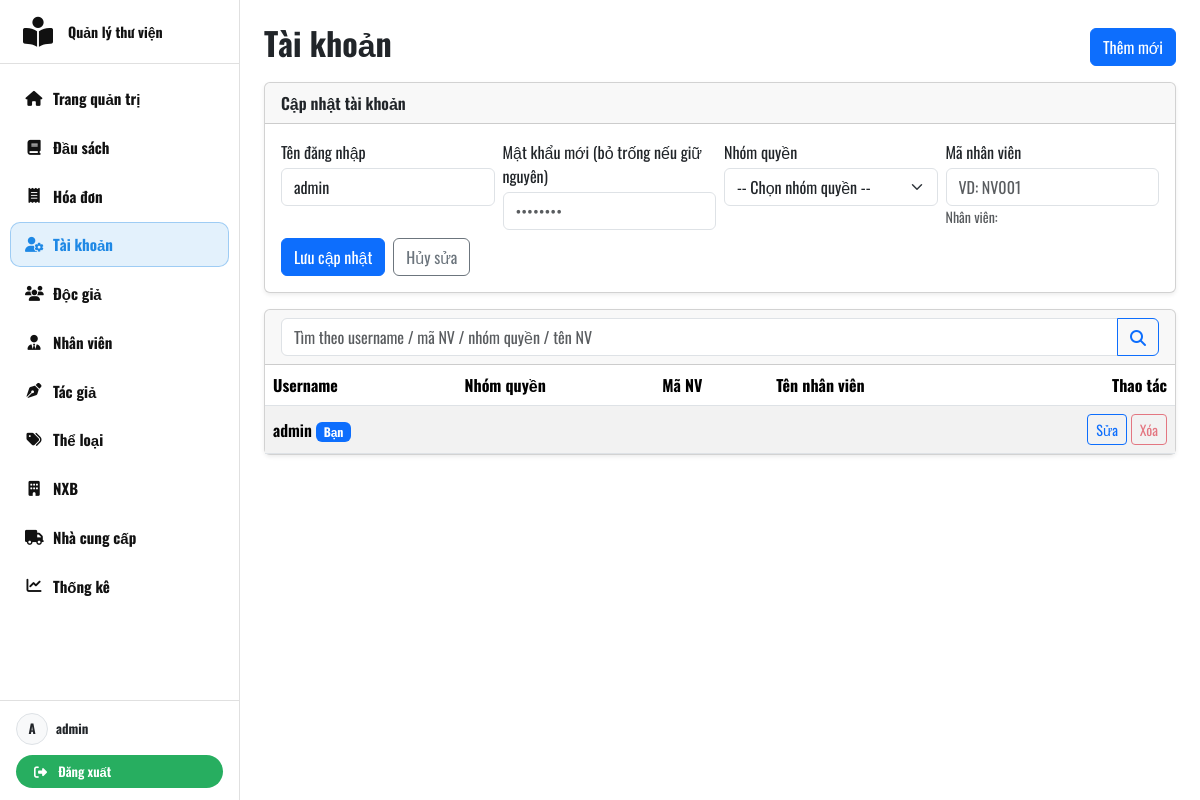
The app's page /admin/QuanLy/TaiKhoan/QL_TaiKhoan.php?edit=admin (signed in), older data.
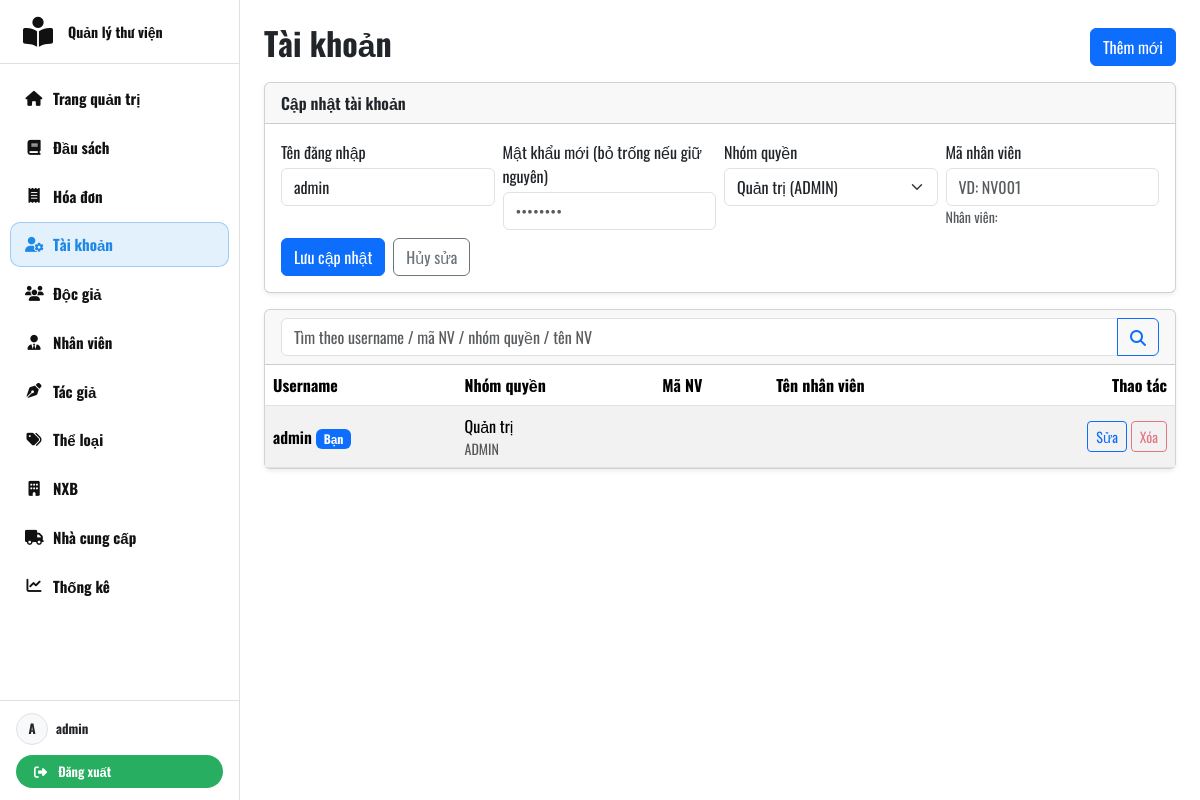
The same page, newer data.
### tables this page shows
CREATE TABLE `taikhoan` (
  `tendangnhap` varchar(50) NOT NULL,
  `matkhau` varchar(255) DEFAULT NULL,
  `manhomquyen` varchar(50) DEFAULT NULL,
  `manv` varchar(50) DEFAULT NULL,
  `madocgia` varchar(50) DEFAULT NULL
);

CREATE TABLE `nhomquyen` (
  `manhomquyen` varchar(50) NOT NULL,
  `tennhomquyen` varchar(100) DEFAULT NULL
);

### admin/QuanLy/TaiKhoan/QL_TaiKhoan.php (the view, shortened to what the changed rows need)
<?php
$conn = ConnectDB::getInstance()->getConnection();
$conn->set_charset('utf8mb4');
function h(string $value): string
{
    return htmlspecialchars($value, ENT_QUOTES | ENT_SUBSTITUTE, 'UTF-8');
}
function get_str(array $src, string $key, string $default = ''): string
{
    if (!isset($src[$key])) {
        return $default;
    }
    return trim((string)$src[$key]);
}
function column_exists(mysqli $conn, string $table, string $column): bool
{
    try {
        $stmt = $conn->prepare(
            "SELECT 1
             FROM INFORMATION_SCHEMA.COLUMNS
             WHERE TABLE_SCHEMA = DATABASE()
               AND TABLE_NAME = ?
               AND COLUMN_NAME = ?
             LIMIT 1"
        );
        $stmt->bind_param('ss', $table, $column);
        $stmt->execute();
        $ok = $stmt->get_result()->num_rows > 0;
        return $ok;
    } catch (Throwable $e) {
        return false;
    }
}
$err = get_str($_GET, 'err');
$currentUsername = '';
if (isset($_SESSION['admin_user']) && is_array($_SESSION['admin_user'])) {
    $currentUsername = (string)($_SESSION['admin_user']['tendangnhap'] ?? '');
}
$roles = [];
try {
    $res = $conn->query('SELECT manhomquyen, tennhomquyen FROM nhomquyen ORDER BY tennhomquyen ASC');
    $roles = $res ? $res->fetch_all(MYSQLI_ASSOC) : [];
} catch (Throwable $e) {
}
$q = get_str($_GET, 'q');
$edit = get_str($_GET, 'edit');
$hasMadocgiaCol = column_exists($conn, 'taikhoan', 'madocgia');
$editingRow = null;
if ($edit !== '') {
    $sqlEdit =
        "SELECT tk.tendangnhap, tk.manhomquyen, tk.manv,
                nq.tennhomquyen,
                CONCAT(COALESCE(nv.honv,''),' ',COALESCE(nv.tennv,'')) AS ten_nhanvien
         FROM taikhoan tk
         LEFT JOIN nhomquyen nq ON nq.manhomquyen = tk.manhomquyen
         LEFT JOIN nhanvien nv ON nv.manv = tk.manv
         WHERE tk.tendangnhap = ?";
    if ($hasMadocgiaCol) {
        $sqlEdit .= " AND tk.madocgia IS NULL";
    }
    $stmt = $conn->prepare($sqlEdit);
    if ($stmt) {
        $stmt->bind_param('s', $edit);
        $stmt->execute();
        $editingRow = $stmt->get_result()->fetch_assoc();
    }
}
$rows = [];
try {
    if ($q !== '') {
        $like = '%' . $q . '%';
        $sql =
            "SELECT tk.tendangnhap, tk.manhomquyen, nq.tennhomquyen, tk.manv,
                    CONCAT(COALESCE(nv.honv,''),' ',COALESCE(nv.tennv,'')) AS ten_nhanvien
             FROM taikhoan tk
             LEFT JOIN nhomquyen nq ON nq.manhomquyen = tk.manhomquyen
             LEFT JOIN nhanvien nv ON nv.manv = tk.manv";
        if ($hasMadocgiaCol) {
            $sql .= " WHERE tk.madocgia IS NULL AND (";
        } else {
            $sql .= " WHERE (";
        }
        $sql .=
            "tk.tendangnhap LIKE ?
                OR tk.manv LIKE ?
                OR COALESCE(nq.tennhomquyen,'') LIKE ?
                OR CONCAT(COALESCE(nv.honv,''),' ',COALESCE(nv.tennv,'')) LIKE ?
             )
             ORDER BY tk.tendangnhap ASC
             LIMIT 300";
        $stmt = $conn->prepare($sql);
        if (!$stmt) {
            throw new RuntimeException('Không thể chuẩn bị câu lệnh tìm kiếm.');
        }
        $stmt->bind_param('ssss', $like, $like, $like, $like);
        $stmt->execute();
        $rows = $stmt->get_result()->fetch_all(MYSQLI_ASSOC);
        $stmt->close();
    } else {
        $sql =
            "SELECT tk.tendangnhap, tk.manhomquyen, nq.tennhomquyen, tk.manv,
                    CONCAT(COALESCE(nv.honv,''),' ',COALESCE(nv.tennv,'')) AS ten_nhanvien
             FROM taikhoan tk
             LEFT JOIN nhomquyen nq ON nq.manhomquyen = tk.manhomquyen
             LEFT JOIN nhanvien nv ON nv.manv = tk.manv";
        if ($hasMadocgiaCol) {
            $sql .= " WHERE tk.madocgia IS NULL";
        }
        $sql .= " ORDER BY tk.tendangnhap ASC LIMIT 300";
        $res = $conn->query($sql);
        $rows = $res ? $res->fetch_all(MYSQLI_ASSOC) : [];
    }
} catch (Throwable $e) {
    $err = $err !== '' ? $err : $e->getMessage();
}
$showForm = ($editingRow !== null) || ($err !== '');
?>
<!DOCTYPE html>
<html lang="vi">
<head>
    <link rel="stylesheet" href="https://cdnjs.cloudflare.com/ajax/libs/font-awesome/6.7.2/css/all.min.css">
    <link rel="stylesheet" href="/assets/bootstrap/css/bootstrap.min.css">
    <link rel="stylesheet" href="/assets/css/admin_sidebar.css">
</head>
<body>
<?php
require_once __DIR__ . '/../../layout/admin_sidebar.php';
?>
<main class="container-fluid py-4">
    <div class="container-md">
        <div class="d-flex flex-wrap gap-2 align-items-end justify-content-between mb-3">
            <div>
                <h2 class="fw-bold mb-1">Tài khoản</h2>
            </div>
        </div>
        <div class="collapse <?= $showForm ? 'show' : '' ?>" id="tkFormCollapse">
            <div class="card shadow-sm mb-3">
                <div class="card-body">
                    <form class="row g-2" method="post">
                        <div class="col-12 col-md-3">
                            <label class="form-label mb-1">Tên đăng nhập</label>
                            <input class="form-control" name="tendangnhap" value="<?= h((string)($editingRow['tendangnhap'] ?? '')) ?>" <?= $editingRow ? 'readonly' : '' ?> placeholder="username">
                        </div>
                        <div class="col-12 col-md-3">
                            <label class="form-label mb-1">Nhóm quyền</label>
                            <select class="form-select" name="manhomquyen">
                                <option value="">-- Chọn nhóm quyền --</option>
                                <?php foreach ($roles as $r): ?>
                                    <?php
                                    $val = (string)($r['manhomquyen'] ?? '');
                                    $label = (string)($r['tennhomquyen'] ?? $val);
                                    $selected = $editingRow && (string)($editingRow['manhomquyen'] ?? '') === $val;
                                    ?>
                                    <option value="<?= h($val) ?>" <?= $selected ? 'selected' : '' ?>><?= h($label) ?> (<?= h($val) ?>)</option>
                                <?php endforeach; ?>
                            </select>
                        </div>
                    </form>
                </div>
            </div>
        </div>
        <div class="card shadow-sm">
            <div class="card-body p-0">
                <div class="table-responsive">
                    <table class="table table-striped align-middle mb-0">
                        <thead>
                        <tr>
                            <th>Username</th>
                            <th>Nhóm quyền</th>
                            <th>Mã NV</th>
                            <th>Tên nhân viên</th>
                            <th class="text-end">Thao tác</th>
                        </tr>
                        </thead>
                        <tbody>
                        <?php if (!$rows): ?>
                            <tr>
                                <td colspan="10" class="text-center text-muted py-4">Không có dữ liệu</td>
                            </tr>
                        <?php else: ?>
                            <?php foreach ($rows as $r): ?>
                                <?php
                                $username = (string)($r['tendangnhap'] ?? '');
                                $editUrl = '/admin/QuanLy/TaiKhoan/QL_TaiKhoan.php?edit=' . rawurlencode($username) . ($q !== '' ? ('&q=' . rawurlencode($q)) : '');
                                ?>
                                <tr>
                                    <td class="fw-semibold"><?= h($username) ?><?= ($currentUsername !== '' && $username === $currentUsername) ? ' <span class="badge text-bg-primary">Bạn</span>' : '' ?></td>
                                    <td>
                                        <div><?= h((string)($r['tennhomquyen'] ?? '')) ?></div>
                                        <div class="text-muted small"><?= h((string)($r['manhomquyen'] ?? '')) ?></div>
                                    </td>
                                    <td><?= h((string)($r['manv'] ?? '')) ?></td>
                                    <td><?= h((string)($r['ten_nhanvien'] ?? '')) ?></td>
                                    <td class="text-end">
                                        <a class="btn btn-sm btn-outline-primary" href="<?= h($editUrl) ?>">Sửa</a>
                                        <form method="post" class="d-inline" onsubmit="return confirm('Xóa tài khoản <?= h($username) ?>?')">
                                            <button class="btn btn-sm btn-outline-danger" type="submit" <?= ($currentUsername !== '' && $username === $currentUsername) ? 'disabled' : '' ?>>Xóa</button>
                                        </form>
                                    </td>
                                </tr>
                            <?php endforeach; ?>
                        <?php endif; ?>
                        </tbody>
                    </table>
                </div>
            </div>
        </div>
    </div>
</main>
</body>
</html>

Row changes from the older to the newer data that the page shows:
changed taikhoan "admin": manhomquyen (not shown) → "Quản trị (ADMIN)"; manhomquyen.tennhomquyen (not shown) → "Quản trị"; manhomquyen (not shown) → "ADMIN"
Text that changed along with them:
form field manhomquyen: "-- Chọn nhóm quyền --" → (not shown)
